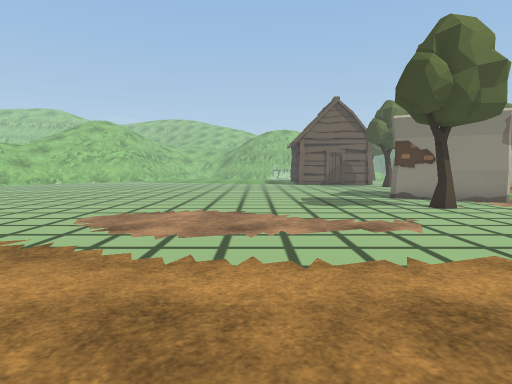
view 1 (above)

21 first-person views from a walk through a 3-D level made in the Unity game engine. The camera is 1.2 m above the floor, tilts 4° down and sees 75° across. The floor is counted in squares, 1 m on a side. Each view is taken from the middle of a square. On the plan, view 1 faces up. The plan holds only what a view shows up to about 14 squares ahead; the rest is blank. The place goes on beyond the plan. The player is left out. Some surface patterns are stand-ins.

view 2
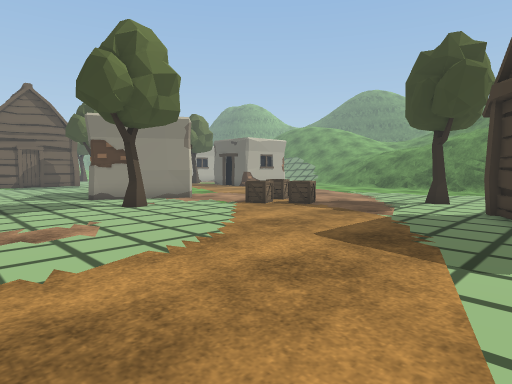

view 3
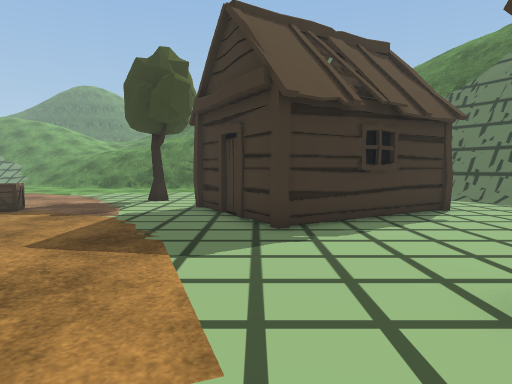

view 4
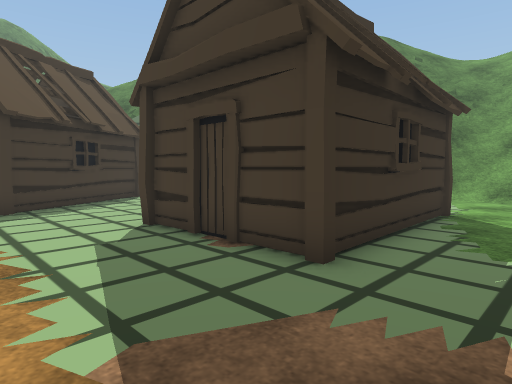

view 5
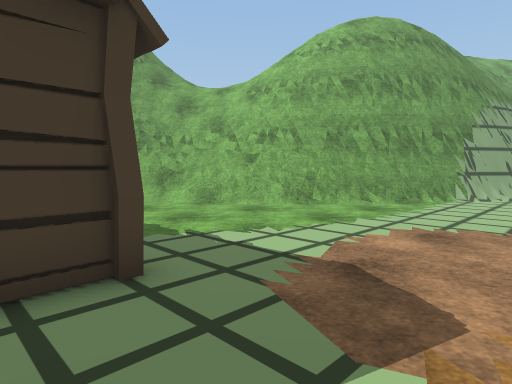

view 6
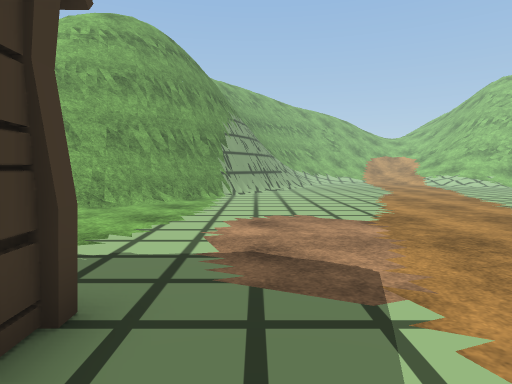

view 7
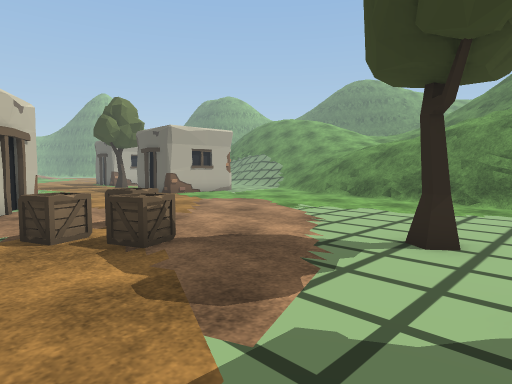

view 8
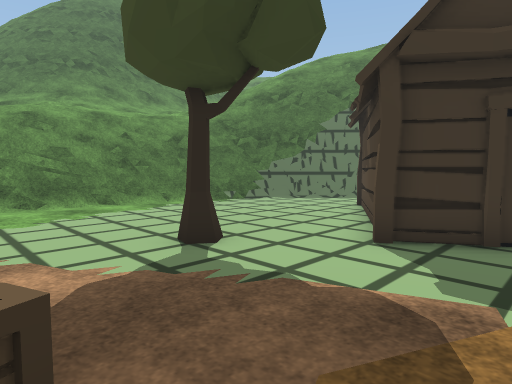

view 9
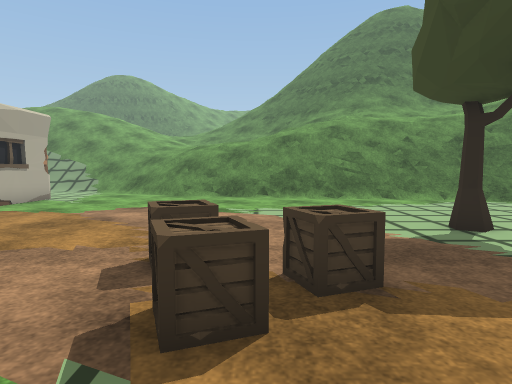

view 10
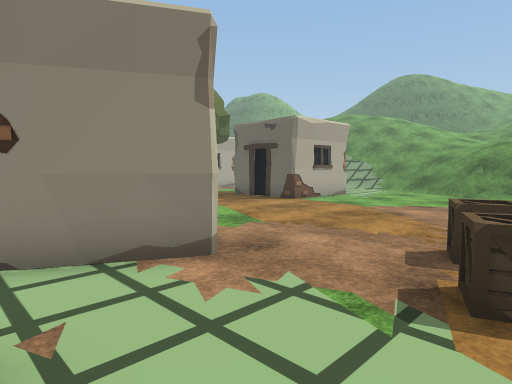

view 11
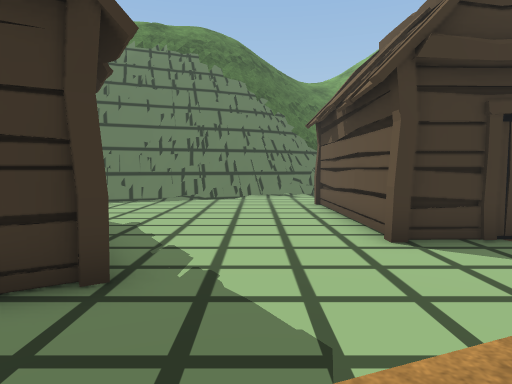

view 12
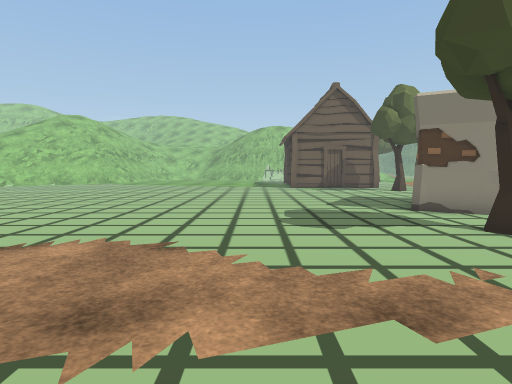

view 13
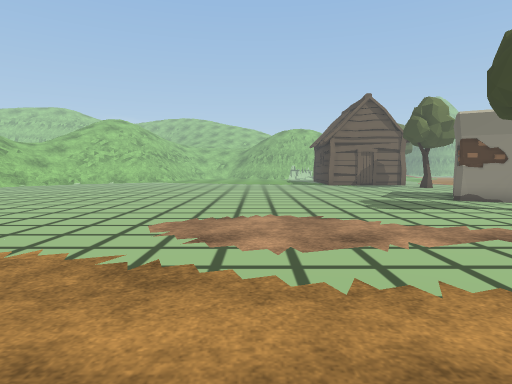

view 14
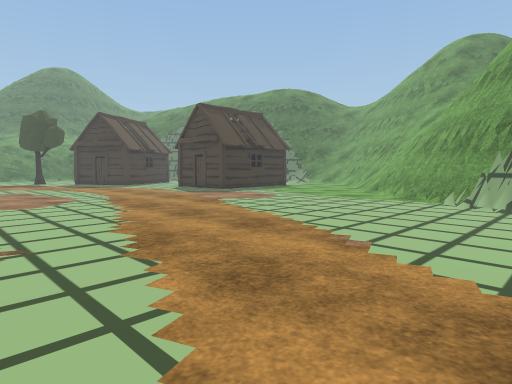

view 15
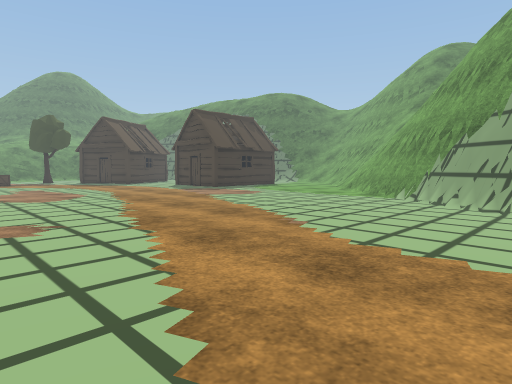

view 16
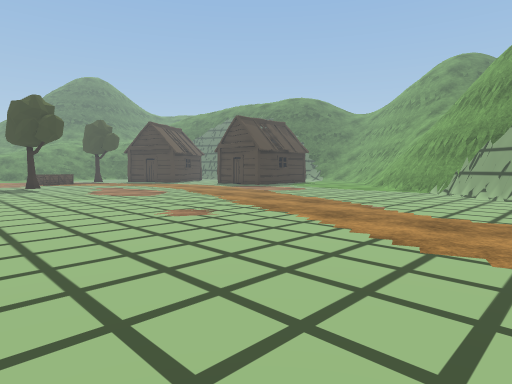

view 17
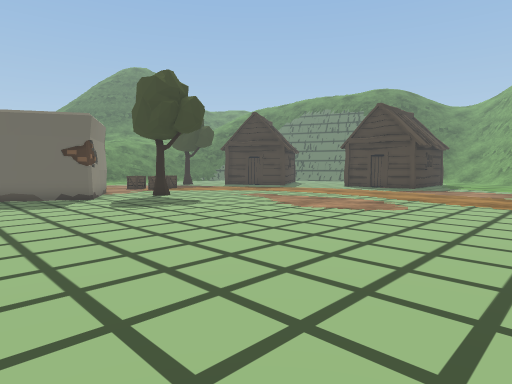

view 18
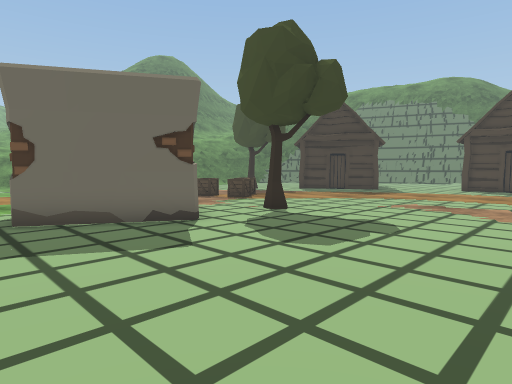

view 19
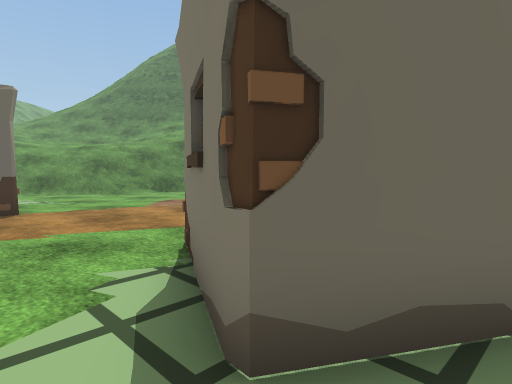

view 20
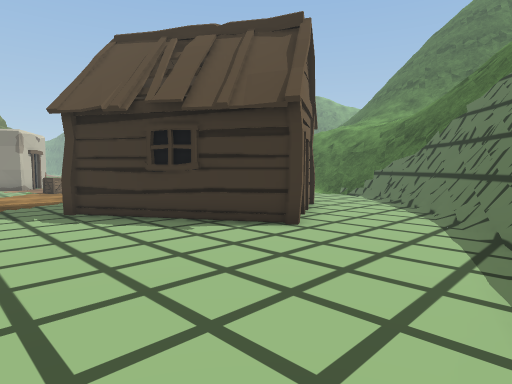

view 21
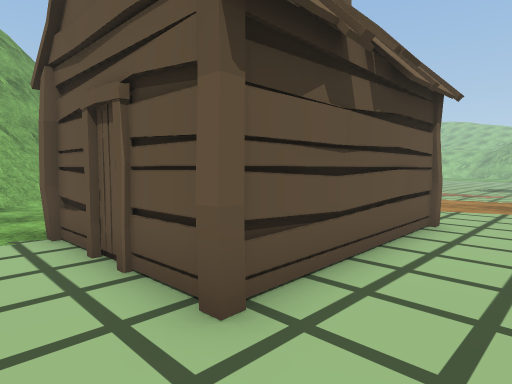

### Floor plan
Key: @ floor where view 1 was taken; # wall or solid block; . floor; / step, stairs or slope; = window, fence, low wall or low ledge; v drop or lower ground; T tree; C crate; H hut; O other object.
Columns run from 18 left of view 1 to 21 right of it. Each row starts with its distance up from view 1.
 18           . ...  . ...  . ...   ..O
 17           ...............O........O#
 16           ...............##O.......#O##
 15 . ...     ..............##  #O..........
 14  .......................## ##...........
 13 ........................O###O..........
 12 ..........................##...........
 11 .......................................
 10  .......................T..............
  9 ...........................CCCC........
  8 ...........................CC........../
  7 ............................CC........./
  6  ....................................../
  5  ......................................=
  4  ...............................T......=
  3  ...................................../#
  2  ............................H......../#
  1  ...........................HHH.......==
  0  #=...............@.......HH  H.......==
 -1  ##=......................H    H......=#
 -2   ###=...............H.....H   HH....=##
 -3    ###=..........HHHHHH....HH   H....##
 -4   v  ##=..........H   H.....H HH....=#
 -5   vv  ##=.........H   H.....HHH....=##v
 -6    vv  ##=#.......H   H......H....=##vv
 -7    v vv ##=/......H   H..........### vv/
 -8       vvv##/......HHHHH........#### vv//
 -9       vv ##//.................=###
-10            //.  ... .......=####

Where each view was taken, in squares from view 1:
view 1: 0 up, 0 right, facing up
view 2: 0 up, 1 right, facing up-right
view 3: 0 up, 1 right, facing right
view 4: 1 up, 3 left, facing down-right
view 5: 1 up, 1 right, facing down-left
view 6: 1 down, 2 right, facing left
view 7: 2 up, 8 right, facing up-right
view 8: 7 up, 9 right, facing down-right
view 9: 8 up, 7 right, facing right
view 10: 8 up, 6 right, facing up-right
view 11: 3 up, 6 right, facing down
view 12: 4 up, 1 right, facing up
view 13: 1 up, 2 left, facing up
view 14: 10 up, 16 left, facing down-right
view 15: 11 up, 18 left, facing down-right
view 16: 15 up, 18 left, facing down-right
view 17: 18 up, 8 left, facing down-right
view 18: 18 up, 1 left, facing down-right
view 19: 18 up, 6 right, facing down-right
view 20: 10 down, 5 right, facing up-right
view 21: 10 down, 6 right, facing up-left
